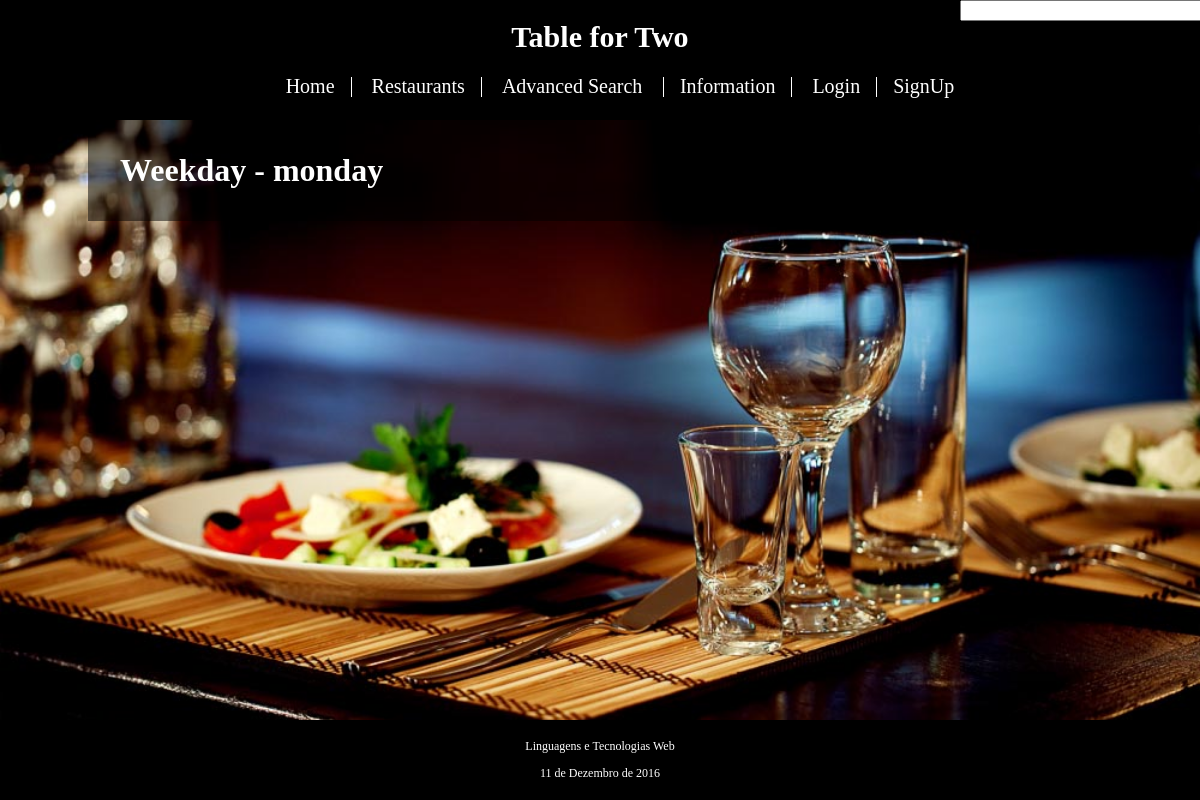
/show_weekday.php?day=monday, run on an earlier commit of the app's database.
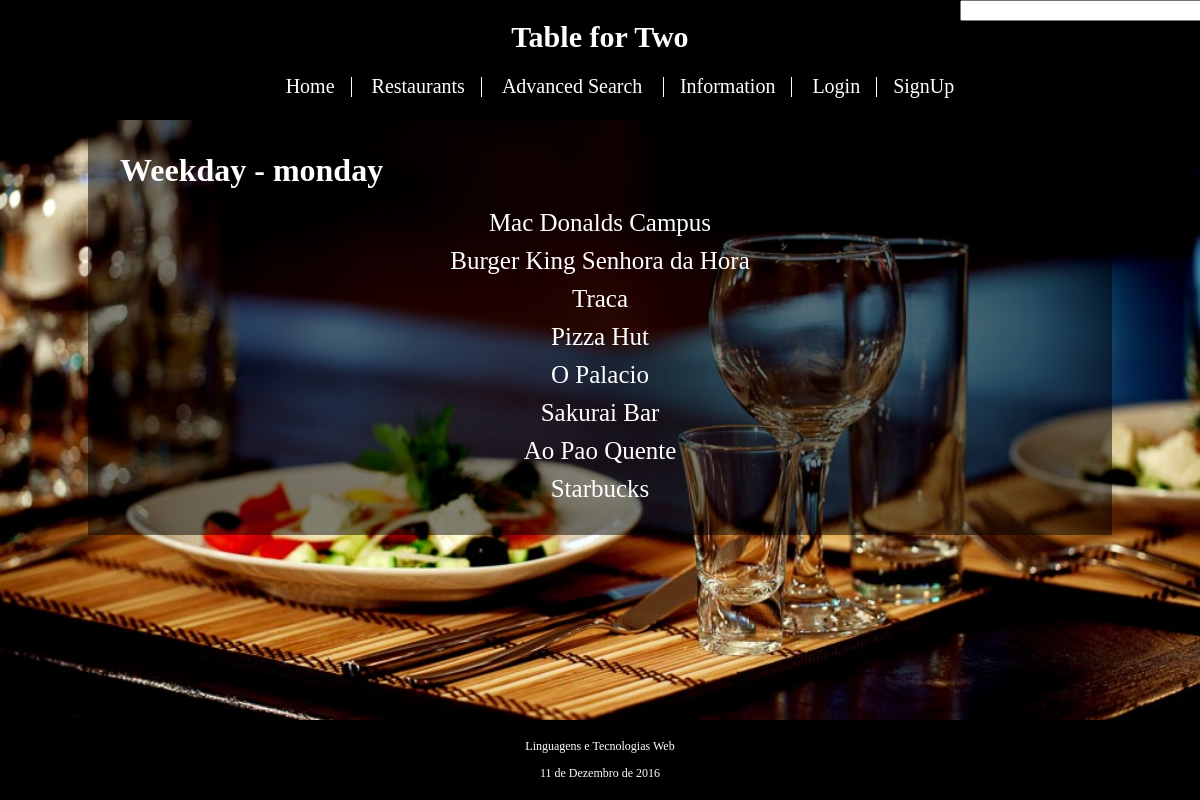
And on a later commit of the database.
### tables this page shows
CREATE TABLE Restaurant (
	id_restaurant INTEGER PRIMARY KEY AUTOINCREMENT,
	id_owner INTEGER REFERENCES Account(id_account),
	--id_functionTime INTEGER REFERENCES FunctionTime(id_functionTime),
	name VARCHAR NOT NULL,
	address VARCHAR NOT NULL,
	avg_price INTEGER NOT NULL,
	description VARCHAR,
	stars REAL,
	open_time VARCHAR NOT NULL,
	close_time VARCHAR NOT NULL,
	monday BOOLEAN NOT NULL,
	tuesday BOOLEAN NOT NULL,
	wednesday BOOLEAN NOT NULL,
	thursday BOOLEAN NOT NULL,
	friday BOOLEAN NOT NULL,
	saturday BOOLEAN NOT NULL,
	sunday BOOLEAN NOT NULL
);

### database/restaurant.php (called while the page is built, shortened)
<?php
	function getRestaurantDay($db,$day){
		$stmt=$db->prepare('SELECT * FROM Restaurant WHERE '.$day.'=1');
		$stmt->execute();
		$result=$stmt->fetchAll();
		return $result;
	}
 ?>

### show_weekday.php (the view, shortened to what this page needs)
<?php
  include_once('database/connection.php');
  include_once('database/restaurant.php');
  include ('templates/header.php');
  ?>
  	<div id="content">
		<?php
		if($_GET['day'] != 'monday' && $_GET['day'] != 'tuesday' && $_GET['day'] != 'wednesday' && $_GET['day'] != 'thursday' && $_GET['day'] != 'friday' && $_GET['day'] != 'saturday' && $_GET['day'] != 'sunday')
			header('Location: error.php');
		else
		{
			echo '<h1 id="title"> Weekday - ' . $_GET['day'] . '</h1>';
			echo '<div class="display_big_center">';
				$result=getRestaurantDay($db,$_GET['day']);
				foreach($result as $row)
					echo '<a href="restaurant_item.php?id=' . $row['id_restaurant'] . '">' . $row['name']  .  '</a>';
			echo '</div>';
		}
		?>
	</div>
<?php
  include ('templates/footer.php');
?>

What changed in the data, as far as the page shows it:
added restaurant: name "Mac Donalds Campus"
added restaurant: name "Burger King Senhora da Hora"
added restaurant: name "Traca"
added restaurant: name "Pizza Hut"
added restaurant: name "O Palacio"
added restaurant: name "Sakurai Bar"
added restaurant: name "Ao Pao Quente"
added restaurant: name "Starbucks"
